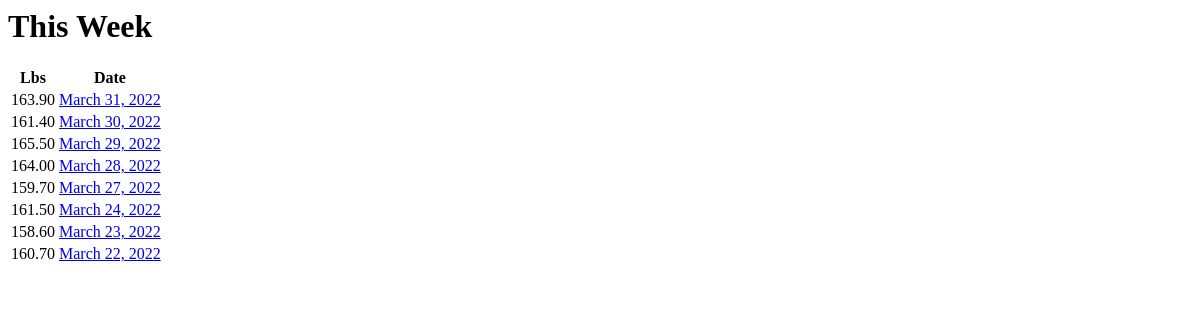
/dashboard/weights_summary (signed in), run on an earlier commit of the app's database.
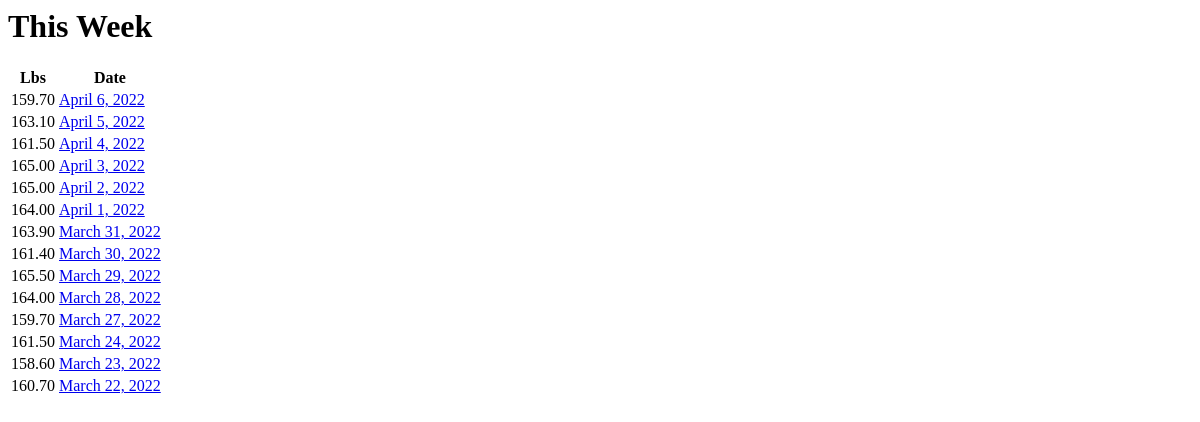
And on a later commit of the database.
### dashboard/models.py (models this page shows, shortened)
class Weight(FitnessModel):
    lbs = models.DecimalField(decimal_places=2, max_digits=5)
    entry_date = models.DateTimeField(null=True)
    profile = models.ForeignKey(
        Profile, on_delete=models.CASCADE, related_name="weights"
    )
    class Meta:
        constraints = [
            models.UniqueConstraint(
                fields=["entry_date", "profile"],
                name="unique_weight_by_day_for_user_profile",
            )
        ]

### dashboard/views.py (the view)
# urls.py: path("weights_summary", views.WeightsView.as_view(), name="weights_summary"),
class WeightsView(SecureView):
    def get(self, request):
        weights = Weight.objects.order_by("-entry_date").all()
        chart = [[x.entry_date, x.lbs] for x in weights]
        context = {"weights": weights, "chart": chart}
        return render(request, "dashboard/weights/_summary.html", context)

### dashboard/templates/dashboard/weights/_summary.html (shortened to what this page needs)
<h1>This Week</h1>
<table class="table">
  <thead>
      <tr>
        <th>Lbs</th>
        <th>Date</th>
      </tr>
  </thead>
  {% for weight in weights %}
  <tr>
    <td>{{ weight.lbs }}</td>
    <td><a href="{% url 'dashboard:weight' weight.id %}">{{ weight.entry_date |date }}</a></td>
  </tr>
  {% endfor %}
</table>

What changed in the data, as far as the page shows it:
added Weight: lbs "159.70", entry_date "April 6, 2022"
added Weight: lbs "163.10", entry_date "April 5, 2022"
added Weight: lbs "161.50", entry_date "April 4, 2022"
added Weight: lbs "165.00", entry_date "April 3, 2022"
added Weight: lbs "165.00", entry_date "April 2, 2022"
added Weight: lbs "164.00", entry_date "April 1, 2022"
